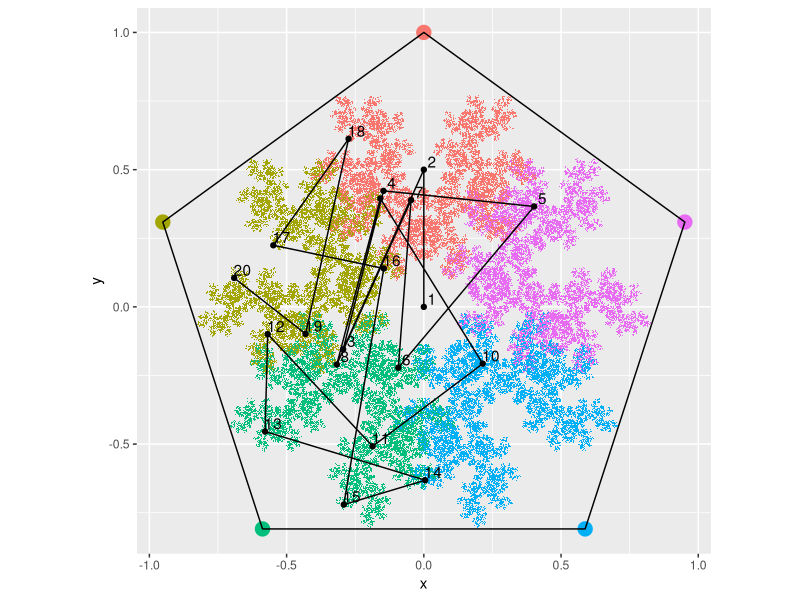

This figure's R source:
# (C) 2017 by Dan S. Reznik

library(tidyverse)
library(purrr)

rotMtx <- function(th) {
  s <- sin(th)
  c <- cos(th)
  matrix(c(c,s,-s,c),ncol=2)
}

rotVec <- function(m,v) (m %*% v)[,1]

getVtx <- function(n) {
  m <- rotMtx(2*pi/n)
  # aplica rotacao repetidamente, usando ultimo valor.
  accumulate(1:(n-1),
             ~rotVec(m,.x),
             .init=c(0,1))
}

# gera lista com m vertices (de 1:n) sem repeticao consecutiva
getRandVtx <- function(m,n) { 
  rs <- sample.int(n-1,size=m-1,replace=T)
  inds <- 1:n
  # for each iteration:
  # (1) remove previous choice (.x ~ 1:n) from indices (inds)
  # (2) select from remainder a random item (.y ~ 1:n-1)
  #accumulate(rs,~setdiff(range,.x)[.y])
  as.integer(accumulate(rs,~inds[-.x][.y],.init=1))
}

midPoint <- function(a,b) .5*(a+b)
#list2DFold <- function(l) data.frame(t(matrix(unlist(l),nrow=2)))
list2DF <- function(l) do.call(tribble,c(~x, ~y, unlist(l)))
list2DFsplit <- function(l) as.tibble(split(l,c("x","y")))

# first on list is origin, and second is midpoint between origin and vxt[1]
getMidPts <- function(m,n) { 
  poly <- getVtx(n) # returns a list
  vtx <- getRandVtx(m,n) # returns an int vector
  theAcc <- accumulate(vtx,
                       ~midPoint(.x,poly[[.y]]),
                       .init=c(0,0))
  # add column w random vtx indices for coloring
  list2DF(theAcc) %>% mutate(vtx=c(NA_integer_,vtx))
}

## poly vtx
myN<-5
## calculated midpoints
myV<-1e5

polyDF <- list2DF(getVtx(myN))
set.seed(0)
midPts <- getMidPts(myV,myN)

## Plot
orbitN <- 1:20
polyDF %>% mutate(polyI=row_number()) %>%
  ggplot(aes(x=x,y=y)) +
  geom_point(aes(color=factor(polyI),size=.05)) +
  geom_polygon(fill=NA,color="black") +
  geom_point(aes(x=x,y=y,color=factor(vtx)),
             data=midPts,shape=".") +
  geom_path(aes(x=x,y=y),
            data=midPts[orbitN,],na.rm=T) +
  geom_point(aes(x=x,y=y),
             data=midPts[orbitN,],na.rm=T) +
  geom_text(aes(x=x,y=y,label=row),
            data=midPts[orbitN,]%>%mutate(row=row_number()),
            nudge_y=.03,nudge_x=.03,check_overlap = TRUE) +
    #geom_path(data=midPts[1:100,]) +
  coord_fixed() +
  theme(legend.position="none")
